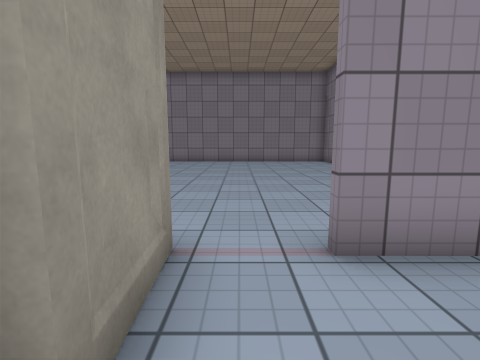
[1] (above)

16 first-person views from a walk through a 3-D level made in the Unity game engine. The camera is 1.2 m above the floor, tilts 8° down and sees 85° across. Doors are open. The floor is counted in squares, 1 m on a side. Each view is taken from the middle of a square. On the plan, view 1 faces up. The plan holds only what a view shows up to about 12 squares ahead; the rest is blank. Surface patterns are stand-ins for the level's own textures.

[2]
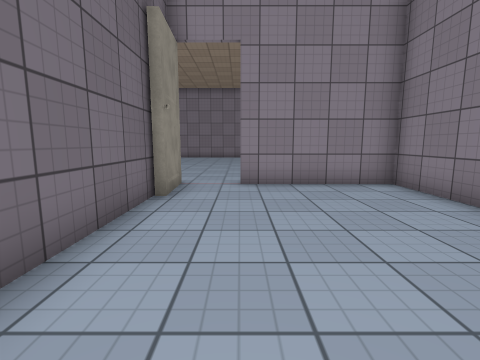

[3]
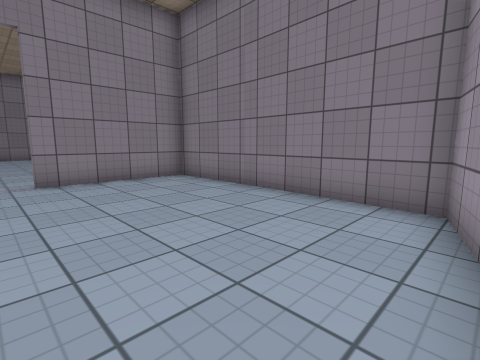

[4]
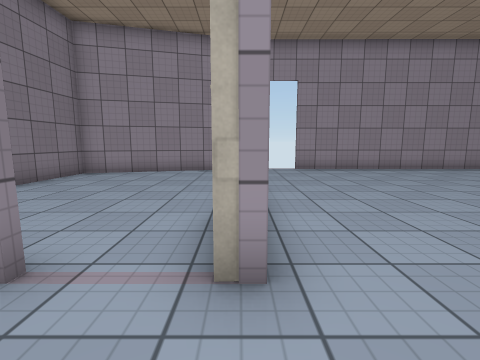

[5]
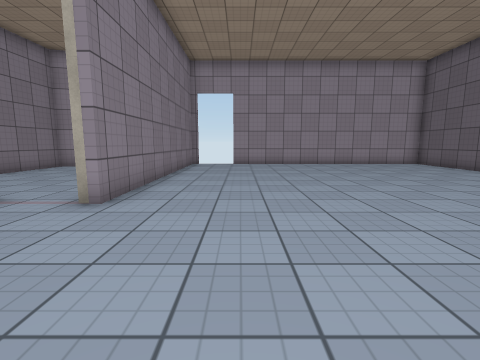

[6]
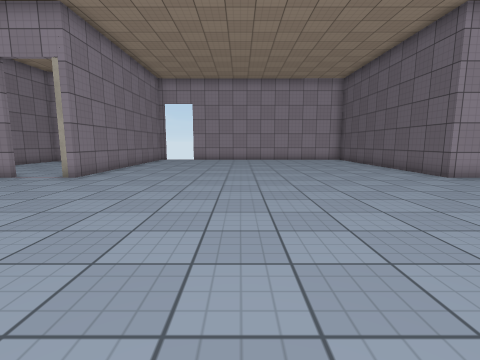

[7]
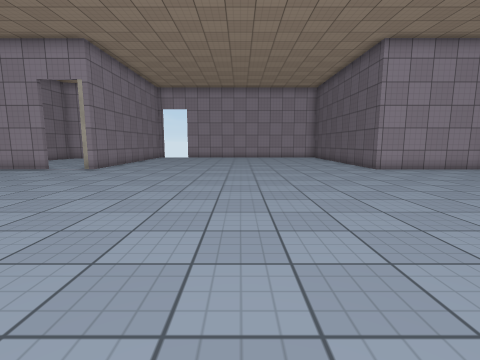

[8]
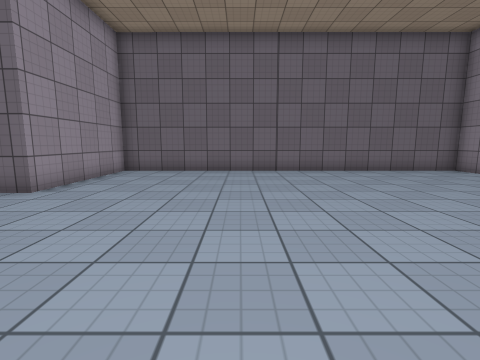

[9]
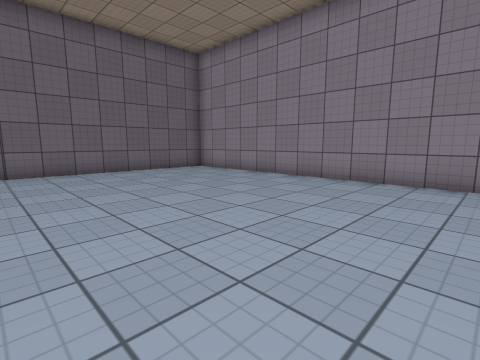

[10]
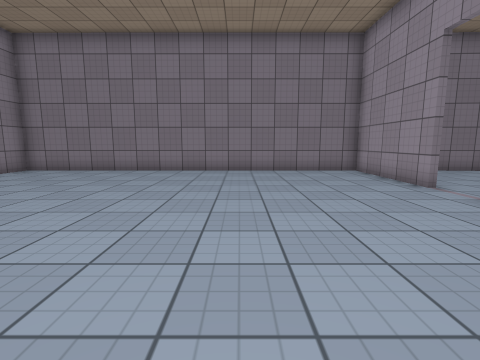

[11]
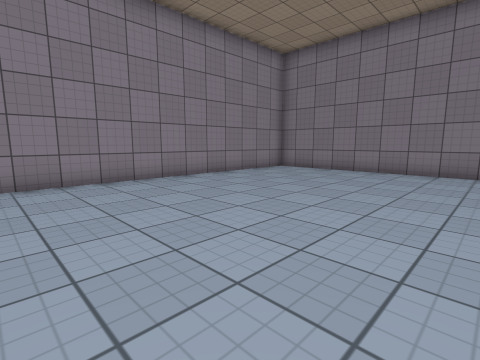

[12]
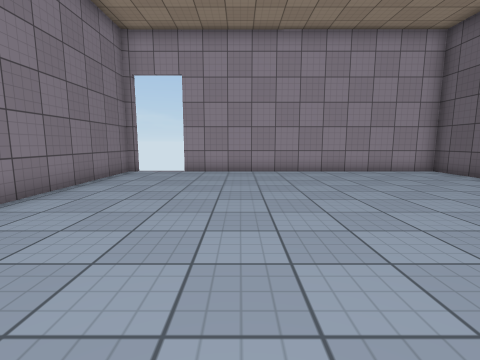

[13]
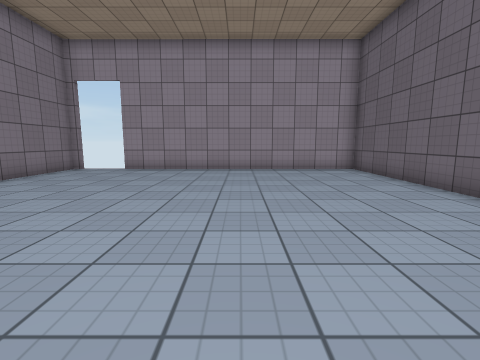

[14]
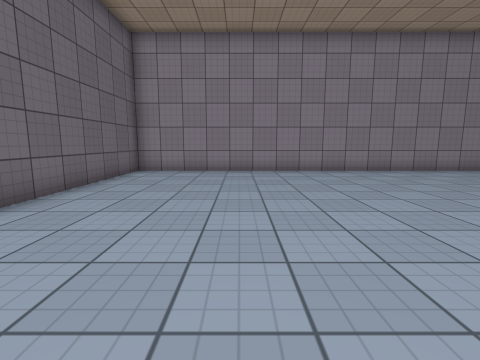

[15]
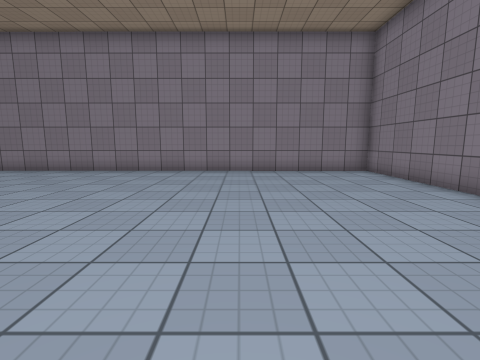

[16]
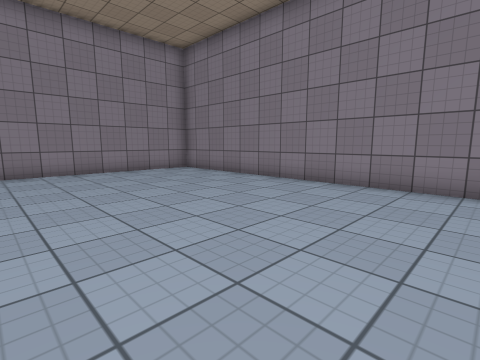

### Floor plan
Points are (right, up) in squares from view 1. A wall is a line through its corners. A room is listed if a view was taken in it or the views show most of it. See-through windows are left out.
Room 1 (views 1, 2, 3)
walls: (-1, 1.1) (-1, -3); (5.2, -5.6) (5.4, -2.3); (0.2, -6.8) (5.5, -5.4) (5.5, 3); (-0.8, 2.9) (-0.7, 0.8); (5.6, 2.7) (1, 2.7)
ways out: opening at (0.5, 2.5) to room 2
Room 2 (views 4, 5, 6, 7, 8, 9, 10, 11, 12, 13, 14, 15, 16)
walls: (0.9, 2.9) (5.6, 2.9); (5.5, 3) (5.5, 17.4) (-19.5, 17.5) (-19.5, 2.9) (-14.3, 2.9) (-14.3, -7.2) (-3.6, -7.2); (-1.3, -7.2) (-1.2, 2.9) (-0.8, 2.9)
ways out: opening at (0.5, 2.5) to room 1; open door at (-2.5, -7.5)

Where each view was taken, in squares from view 1:
view 1: 0 up, 0 right, facing up
view 2: 5 down, 1 right, facing up
view 3: 6 down, 0 right, facing up-right
view 4: 5 up, 1 left, facing down
view 5: 8 up, 4 left, facing down
view 6: 12 up, 7 left, facing down
view 7: 15 up, 8 left, facing down
view 8: 8 up, 8 left, facing left
view 9: 9 up, 8 left, facing up-left
view 10: 8 up, 6 left, facing right
view 11: 9 up, 6 left, facing up-right
view 12: 4 up, 6 left, facing down
view 13: 5 up, 9 left, facing down
view 14: 6 up, 15 left, facing up
view 15: 6 up, 0 right, facing up
view 16: 6 up, 2 left, facing up-right
